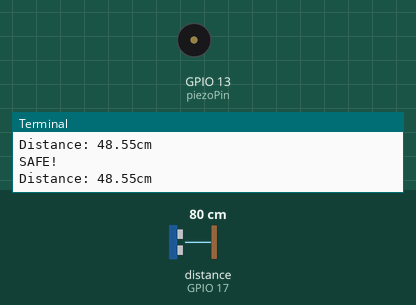
The program below on a simulated Raspberry Pi (BCM pin numbers). Parts: buzzer (waves = sounding), the last lines printed to the terminal. The inputs (shaded band) are chosen by the test bench; at power-on: distance to the obstacle (sensor on GPIO 17) 80 cm. The echo pulse lasts 58.3 µs per cm; the clock reads 2024-03-15 10:24:30 at power-on unless the program sets it.

Above: at 1.2 s.
1.3 s: distance to the obstacle (sensor on GPIO 17) set to 22 cm
3.5 s: distance to the obstacle (sensor on GPIO 17) set to 17 cm
At 5.0 s:
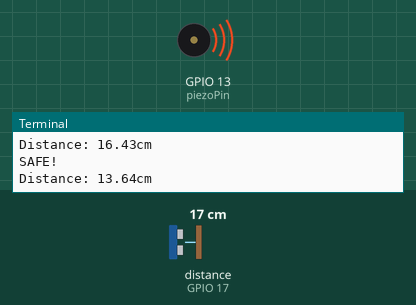
7.8 s: distance to the obstacle (sensor on GPIO 17) set to 35 cm
At 9.1 s:
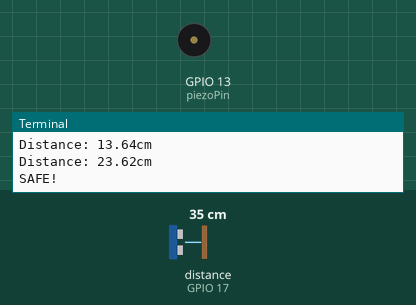
9.5 s: distance to the obstacle (sensor on GPIO 17) set to 18 cm
At 10.9 s:
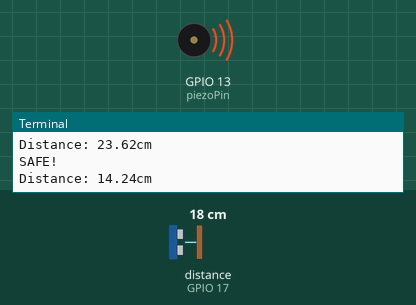
Timing chart, 0 to 14.8 s (numbered marks = the images above; inputs shaded):
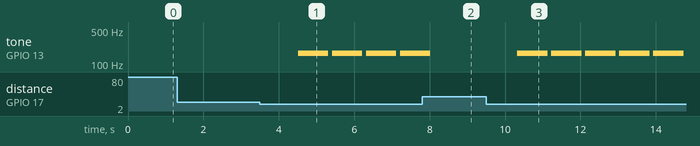

Measured:
- the behaviour switches between 20 and 19 cm on distance to the obstacle (sensor on GPIO 17) (found by bisection; images 0 and 1)
- after the input at 3.5 s, tone on GPIO 13 (piezoPin): alternates 165 Hz for 0.80 s and silent for 0.10 s, starting after 1.0 s
- after the input at 7.8 s, tone on GPIO 13 (piezoPin): goes on until 8.0 s, then stays silent
- after the input at 9.5 s, tone on GPIO 13 (piezoPin): alternates 165 Hz for 0.80 s and silent for 0.10 s, starting after 0.83 s

The program:

test03.py
```python
#Ultra
import RPi.GPIO as GPIO
import time

piezoPin = 13
melody = [130, 165, 196, 262]
trigPin = 27
echoPin = 17

def measure():
	GPIO.output(trigPin, True)
	time.sleep(0.00001)
	GPIO.output(trigPin, False)
	start = time.time()

	while GPIO.input(echoPin) == False:
		stop = time.time()
	while GPIO.input(echoPin) == True:
		stop = time.time()
	elapsed = stop - start
	distance = (elapsed * 19000)/2

	return distance

GPIO.setmode(GPIO.BCM)
GPIO.setup(piezoPin, GPIO.OUT)
Buzz = GPIO.PWM(piezoPin, 440)

GPIO.setup(trigPin, GPIO.OUT)
GPIO.setup(echoPin, GPIO.IN)

try:
	while True:
		distance = measure()
		print("Distance: %.2fcm" %distance)
		time.sleep(0.1)

#		if float(distance) <= 20.99 and float(distance)>= 15:
#			Buzz.start(10)
#			Buzz.ChangeFrequency(melody[0])
#			time.sleep(1.2)
#			Buzz.stop()

		if float(distance) <= 14.99 and float(distance) >= 10:
			Buzz.start(10)
			Buzz.ChangeFrequency(melody[1])
			time.sleep(0.8)
			Buzz.stop()

		elif float(distance)<= 9.99 and float(distance) >= 5:
			Buzz.start(10)
			Buzz.ChangeFrequency(melody[2])
			time.sleep(0.4)
			Buzz.stop()

		elif float(distance) <= 4.99 and float(distance) >= 0:
			Buzz.start(10)
			Buzz.ChangeFrequency(melody[3])
			time.sleep(0.1)
			Buzz.stop()

		else :
			Buzz.stop()
			print("SAFE!")
			time.sleep(1)

except KeyboardInterrupt:
	GPIO.cleanup()
```
